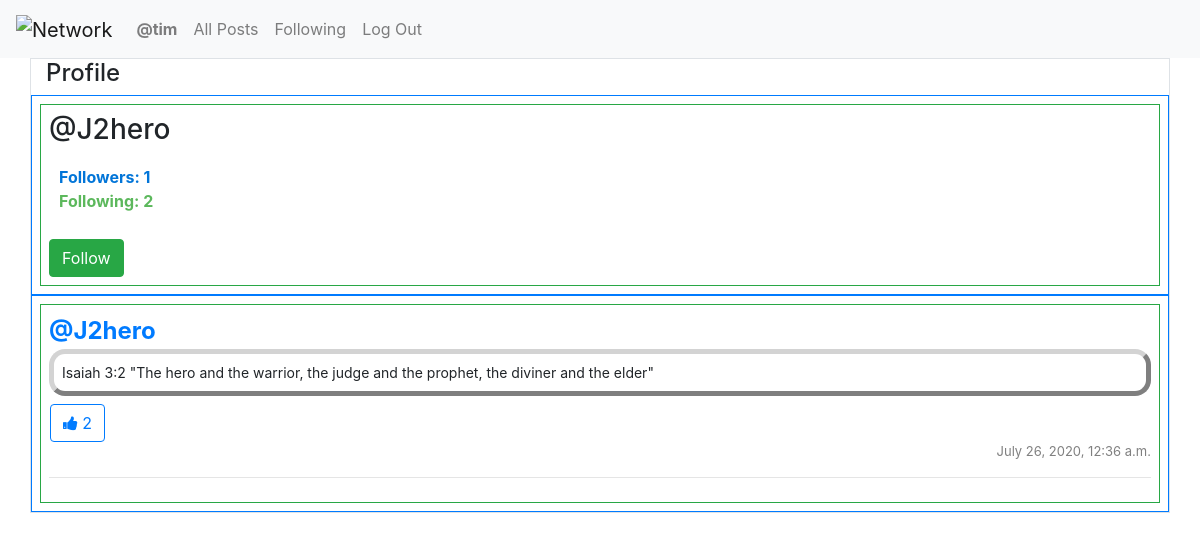
/profile/J2hero (signed in), run on the app's committed database.
### network/models.py (models this page shows, shortened)
class User(AbstractUser):
    following_count = models.IntegerField(default=0)
    followers_count = models.IntegerField(default=0)

class Post(models.Model):
    user = models.ForeignKey(User, on_delete=models.CASCADE, default="")
    content = models.TextField(max_length=64, default="")
    time = models.DateTimeField(default=now)
    likes = models.IntegerField(default=0)

### network/views.py (the view)
# urls.py: path("profile/<str:name>", views.profile_view, name="profile"),
def profile_view(request, name):
    user_info = User.objects.get(username=name)
    user_is_following = False   #Set for default value
    followers = Follower.objects.filter(user__username=name).all()
    for follower in followers:
        if follower.follower == request.user.username:
            user_is_following = True
        else:
            user_is_following = False
    liked_post_id_list = likedPostList(request)
    return render(request, "network/profile.html", {
        "name": user_info.username,
        "user_info": user_info,
        "user_is_following": user_is_following,
        "posts": list(Post.objects.all().filter(user__username=name)),
        "liked_post_id_list": liked_post_id_list
    })

### network/views.py (called while the page is built)
def likedPostList(request):
    liked_post_id_list = []
    if request.user:
        liked_posts = Like.objects.filter(user=request.user).all()
        for post in liked_posts:
            liked_post_id_list.append(post.post)
    return liked_post_id_list

### network/templates/network/profile.html (shortened to what this page needs)
{% extends "network/layout.html" %} {% block body %}
<div class="container border">
    <h4>Profile</h4>
    <div class="row border border-primary">
        <div class="col border border-success p-2 m-2">
            <h3>@{{ name }}</h3>
            <ul class="profile">
                <li class="followers">
                    Followers: {{user_info.followers_count}}
                </li>
                <li class="following">
                    Following: {{user_info.following_count}}
                </li>
            </ul>
            {% if user.is_authenticated %}
                {% if name == user.username %}
                {% else %}
                    {% if user_is_following %}
                        <form action="{% url 'unfollow' user.username name %}" method="post">
                            {% csrf_token %}
                            <button type="submit" class="btn btn-outline-success">Unfollow</button>
                        </form>
                    {% else %}
                        <form action="{% url 'follow' user.username name %}" method="post">
                            <button type="submit" class="btn btn-success">Follow</button>
                        </form>
                    {% endif %}
                {% endif %}
            {% endif %}
        </div>
    </div>
    <div class="row border border-primary">
        <div class="col border border-success p-2 m-2">
            {% include "modules/posts.html" %}
        </div>
    </div>
</div>
{% endblock %}

### network/templates/network/layout.html (shortened to what this page needs)
{% load static %}
<!DOCTYPE html>
<html lang="en">
    <head>
        <link rel="stylesheet" href="https://stackpath.bootstrapcdn.com/bootstrap/4.4.1/css/bootstrap.min.css">
        <link href="{% static 'network/styles.css' %}" rel="stylesheet">
        <link rel="stylesheet" href="https://cdnjs.cloudflare.com/ajax/libs/font-awesome/4.7.0/css/font-awesome.min.css">
    </head>
    <body>
        <nav class="navbar navbar-expand-lg navbar-light bg-light">
            <a class="navbar-brand" href="#">
                <img src="https://gyazo.com/2dc992d3aa39a8561c76a3cf6ad4dee6.png" alt="Network">
            </a>
            <div>
              <ul class="navbar-nav mr-auto">
                {% if user.is_authenticated %}
                    <li class="nav-item">
                        <a class="nav-link" href="{% url 'profile' user.username %}"><strong>@{{ user.username }}</strong></a>
                    </li>
                {% endif %}
                <li class="nav-item">
                  <a class="nav-link" href="{% url 'index' %}">All Posts</a>
                </li>
                {% if user.is_authenticated %}
                    <li class="nav-item">
                        <a class="nav-link" href="{% url 'following' %}">Following</a>
                    </li>
                    <li class="nav-item">
                        <a class="nav-link" href="{% url 'logout' %}">Log Out</a>
                    </li>
                {% endif %}
              </ul>
            </div>
          </nav>
        <div class="body">
            {% block body %}
            {% endblock %}
        </div>
    </body>
</html>

### network/templates/modules/posts.html (shortened to what this page needs)
{% for post in posts %}
    <ul class="post post-{{ post.id }}" data-post="{{ post.id }}">
        <li class="post-username"><a class="link-username" href="{% url 'profile' post.user.username %}">@{{ post.user.username }}</a></li>
        <li class="post-content">{{ post.content }}</li>
        <li class="post-likes">
            {% if user.is_authenticated %}
                {% if post.id in liked_post_id_list %}
                    <form class="likeForm">
                        <button
                            class="btn btn-primary"
                            type="button"
                            data-post="{{ post.id }}"
                            data-liked="true"
                            data-likes="{{ post.likes }}"
                            data-session-user="{{ request.user.username }}">
                                <i class="fa fa-thumbs-up"></i>
                                {{ post.likes }}
                        </button>
                    </form>
                {% else %}
                    <form class="likeForm">
                        <button
                            class="btn btn-outline-primary"
                            type="button"
                            data-post="{{ post.id }}"
                            data-liked="false"
                            data-likes="{{ post.likes }}"
                            data-session-user="{{ request.user.username }}">
                                <i class="fa fa-thumbs-up"></i>
                                {{ post.likes }}
                        </button>
                    </form>
                {% endif %}
            {% endif %}
        <li class="post-time">{{ post.time }}</li>
    </ul>
    <hr class="hr-{{ post.id }}">
{% empty %}
    <span class="post-empty">No posts at this time!</span>
{% endfor %}

### network/static/network/styles.css (style rules this page uses)
.post { padding: 0; list-style-type: none; }
.post-username { font-weight: bold; font-size: 24px; list-style: none; }
.post-content { padding: 8px; font-size: 14px; border-style: outset; border-color: lightgray; border-radius: 16px; border-width: thick; }
.post-time { text-align: right; color: gray; font-size: small; }
.post-likes { padding-left: 1px; padding-top: 8px; padding-bottom: 0px; color: #0275d8; font-size: 16px; }
.profile { padding: 10px; list-style-type: none; }
.followers { color: #0275d8; font-weight: bold; }
.following { color: #5cb85c; font-weight: bold; }

### data on the page
User: username "tim"
User: username "J2hero", followers_count "1", following_count "2"
Post: user.username "J2hero", content "Isaiah 3:2 \"The hero and the warrior, the judge and the prophet, the diviner and the elder\"", likes "2", time "July 26, 2020, 12:36 a.m."
